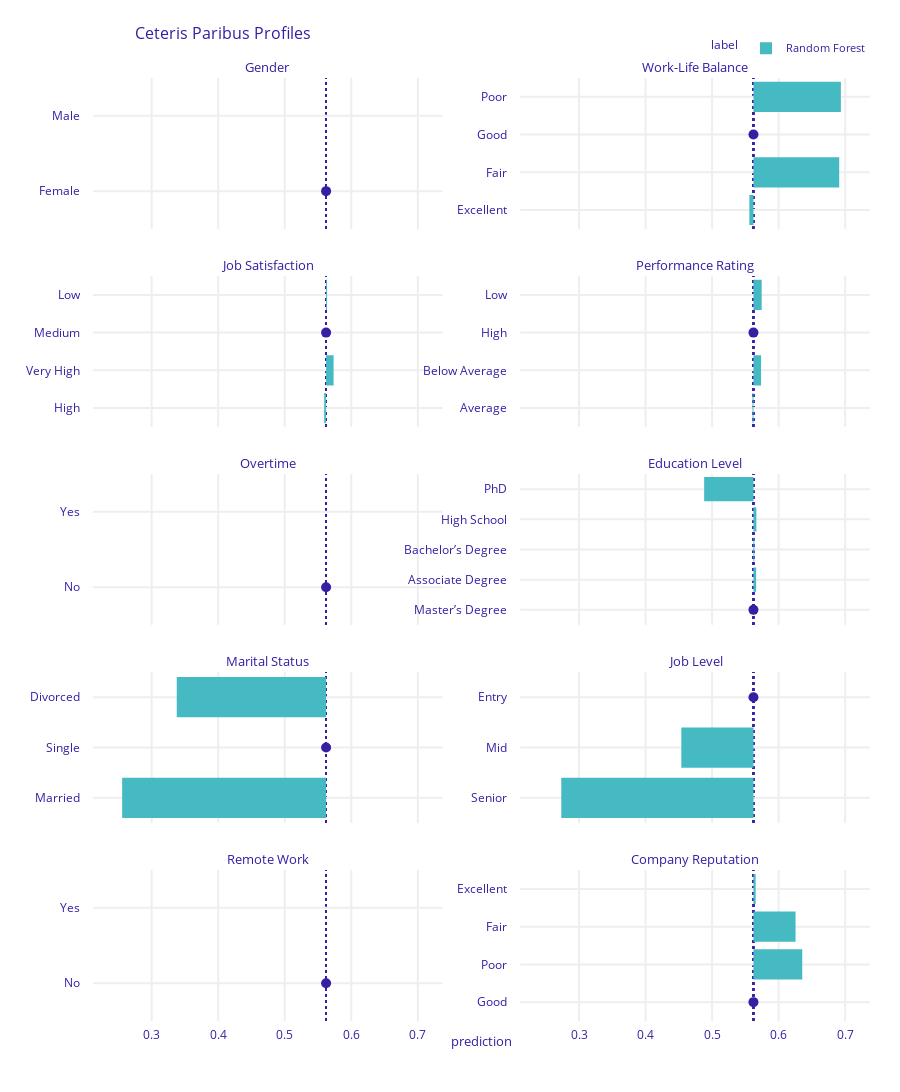

This figure's notebook cell:
### Code cell
pcp.plot(variables = ['Gender','Work-Life Balance','Job Satisfaction','Performance Rating','Overtime','Education Level','Marital Status','Job Level','Remote Work','Company Reputation'], variable_type = 'categorical')
